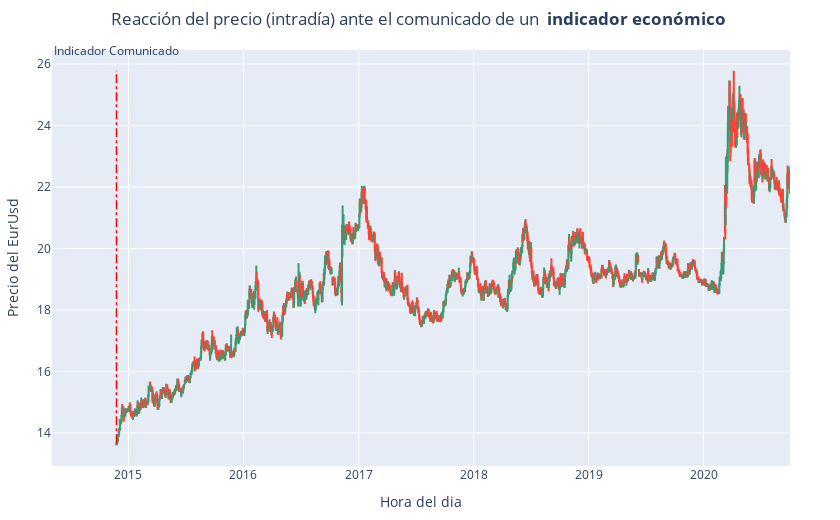

The cell this chart's notebook holds for it:
### Code cell
g_velas_reaccion(quotes)

### Figure 1 — Plotly figure (JSON) as saved in the notebook; plotly's stock layout.template omitted (floating-point values rounded to 4 significant figures; data arrays with more than 128 entries replaced by an {"elided": "..."} marker saying what was removed)
{"data": [{"close": {"elided": "1529 float values"}, "high": {"elided": "1529 float values"}, "low": {"elided": "1529 float values"}, "open": {"elided": "1529 float values"}, "type": "candlestick", "x": {"elided": "1529 str values"}}], "layout": {"annotations": [{"showarrow": false, "text": "Indicador Comunicado", "x": "2014-11-24T00:00:00", "xref": "x", "y": 1.025, "yref": "paper"}], "autosize": false, "height": 520, "margin": {"b": 20, "l": 50, "pad": 0, "r": 50, "t": 50}, "shapes": [{"line": {"color": "red", "dash": "dashdot", "width": 1.5}, "type": "line", "x0": "2014-11-24T00:00:00", "x1": "2014-11-24T00:00:00", "xref": "x", "y0": 13.66, "y1": 25.78, "yref": "y"}], "title": {"text": "Reacción del precio (intradía) ante el comunicado de un <b> indicador económico </b>", "x": 0.5}, "width": 840, "xaxis": {"rangeslider": {"visible": false}, "title": {"text": "Hora del dia"}}, "yaxis": {"title": {"text": "Precio del EurUsd"}}}}
